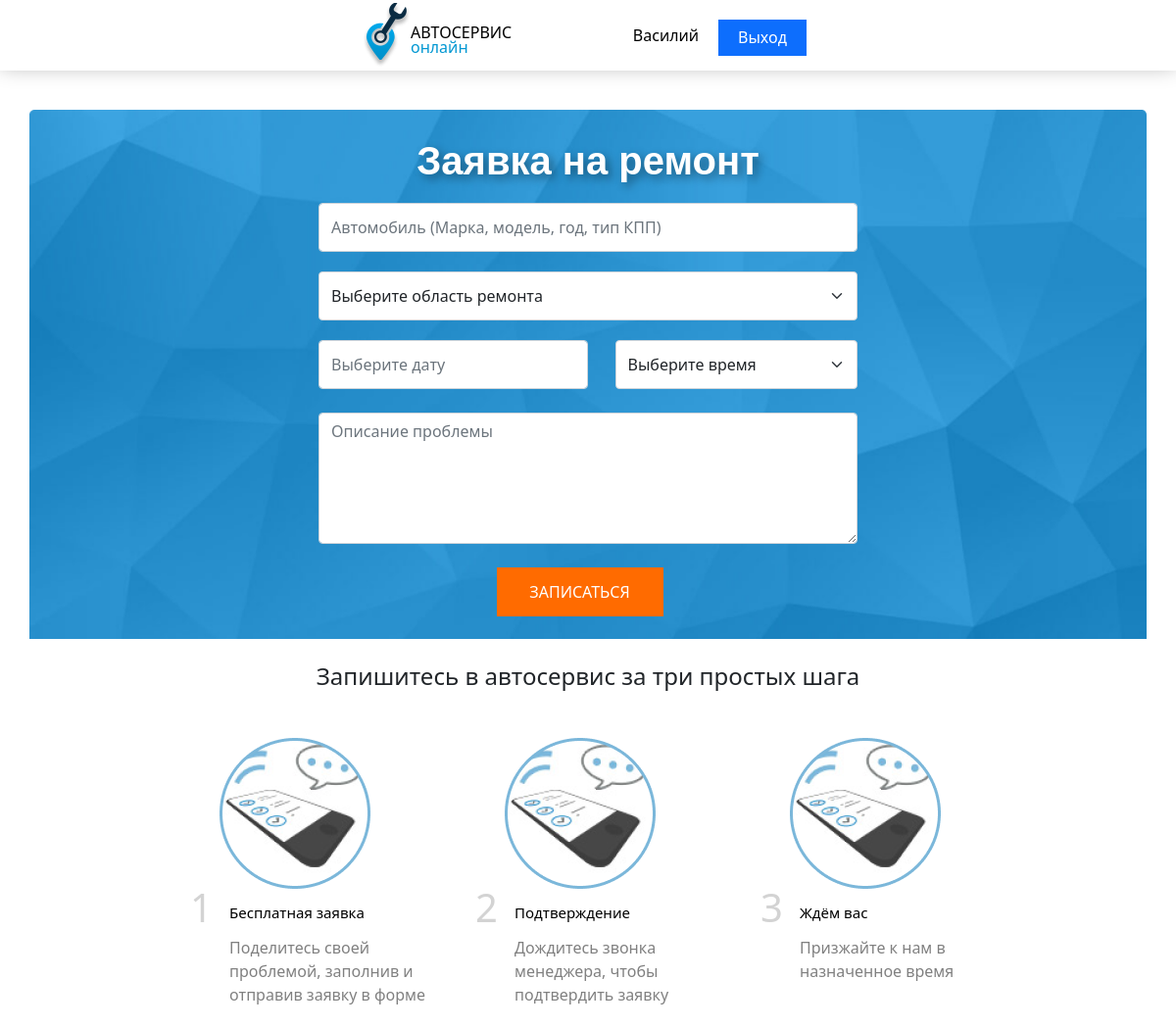
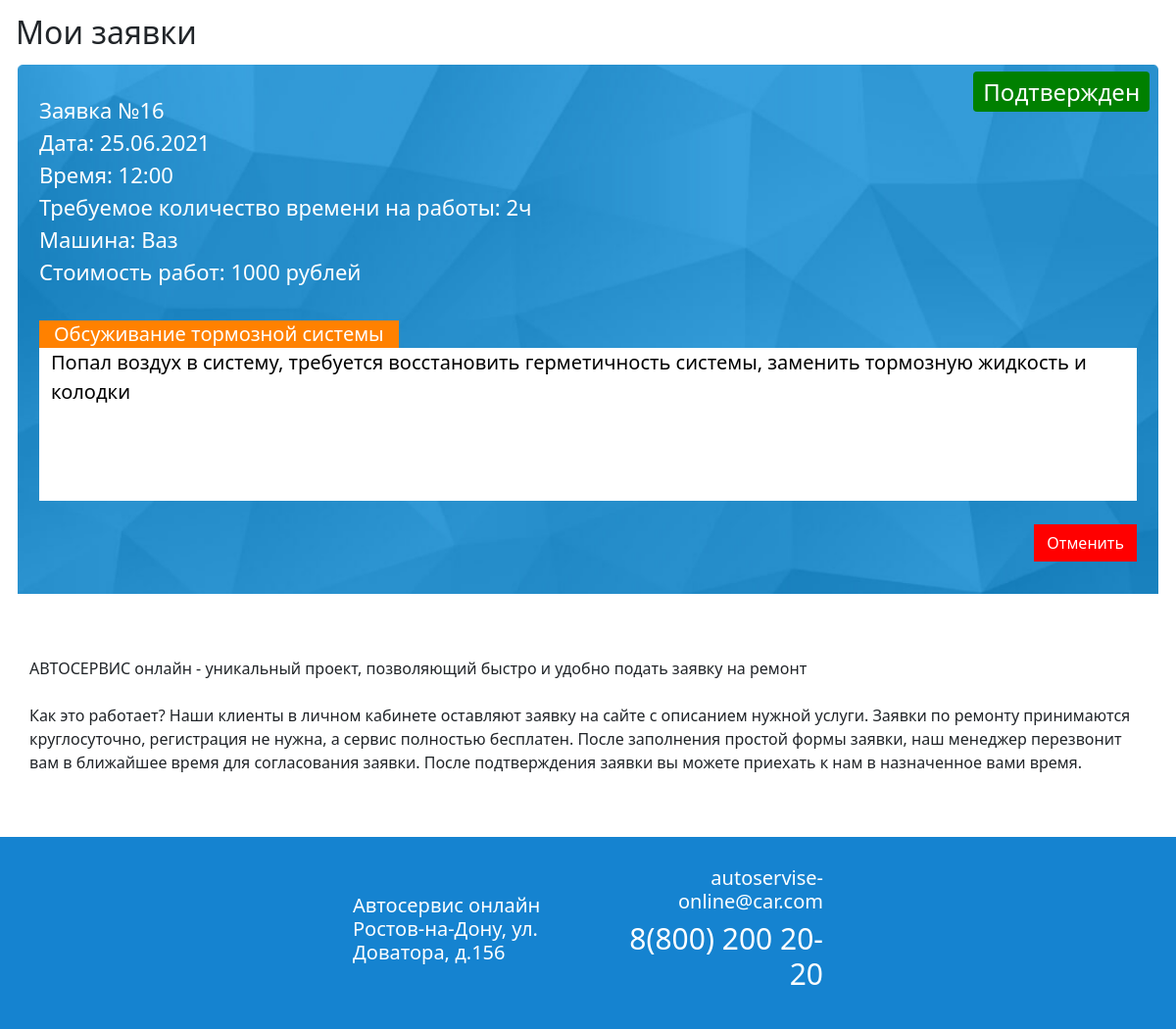
The app's page /user.php (signed in) with its own data (2 pictures, top to bottom).
### tables this page shows
CREATE TABLE `orders` (
  `record_id` int(4) NOT NULL,
  `client` int(4) NOT NULL,
  `car` text NOT NULL,
  `repair` int(4) NOT NULL,
  `date` text NOT NULL,
  `from_time` int(2) NOT NULL,
  `to_time` int(2) NOT NULL,
  `problem` text NOT NULL,
  `access` tinyint(1) NOT NULL DEFAULT 0
);

CREATE TABLE `repair` (
  `repair_id` int(4) NOT NULL,
  `name` varchar(40) NOT NULL,
  `time` int(2) NOT NULL,
  `price` int(5) NOT NULL
);

### user.php (the view, shortened to what this page needs)
<?php
	require_once("dbconnect.php");
?>
<!DOCTYPE html>
<html lang="en">
<head>
	<link href="https://cdn.jsdelivr.net/npm/bootstrap@5.0.0-beta3/dist/css/bootstrap.min.css" rel="stylesheet">
	<link rel="stylesheet" href="//code.jquery.com/ui/1.12.1/themes/base/jquery-ui.css">
	<link rel="stylesheet" href="style.css">
	<link rel="stylesheet" href="style_user.css">
</head>
<body>
	<?php require("header.php"); ?>
	<main>
		<div class = "reg">
			<form class = "text-center" method = "post" action = "action_order.php">
				<h1>Заявка на ремонт</h1>
				<input required name = "car" placeholder="Автомобиль (Марка, модель, год, тип КПП)" class = "form-control">
				<select name = "repair" id = "repair" required class="form-select" style = "height: 50px; margin-top: 20px;">
  					<option value = "" hidden = "true">Выберите область ремонта</option>
				</select>
				<input  id = "datepicker" required name = "date" placeholder="Выберите дату" class = "form-control date" style = "width: 50%;">
				<select name = "time" required class="form-select time" style = "height: 50px; margin-top: 20px; margin-left: auto; width: 45%;">
  					<option selected value = "" hidden = "true">Выберите время</option>
				</select>
				<textarea required name = "problem" rows = "5"  placeholder="Описание проблемы" class = "form-control mt-4"></textarea>
				<button value = "" id = "worktime" name = "worktime" class = "btn btn-primary mt-4" type = "submit">ЗАПИСАТЬСЯ</button>
			</form>
		</div>
		<h4 class = "text-center mt-4">Запишитесь в автосервис за три простых шага</h4>
		<div class = "row mt-4 order">
			<div class = "col-2 offset-2 mt-3">
				<img src="img/order.png">
				<h5 class><span>1</span>Бесплатная заявка</h5>
				<p>Поделитесь своей проблемой, заполнив и отправив заявку в форме</p>
			</div>
			<div class = "col-2 offset-1 mt-3">
				<img src="img/order.png">
				<h5 class><span>2</span>Подтверждение</h5>
				<p>Дождитесь звонка менеджера, чтобы подтвердить заявку</p>
			</div>
			<div class = "col-2 offset-1 mt-3">
				<img src="img/order.png">
				<h5 class><span>3</span>Ждём вас</h5>
				<p>Призжайте к нам в назначенное время</p>
			</div>
		</div>
		<h2 style = "margin: 20px 0px -10px -14px">Мои заявки</h2>
		<?php require("get_orders.php") ?>
		<div class = "row mt-3">
			<div class = "col-12 mt-5">
				<p>
					АВТОСЕРВИС онлайн - уникальный проект, позволяющий быстро и удобно подать заявку на ремонт<br><br>
					Как это работает? Наши клиенты в личном кабинете оставляют заявку на сайте с описанием нужной услуги. Заявки по ремонту принимаются круглосуточно, регистрация не нужна, а сервис полностью бесплатен. После заполнения простой формы заявки, наш менеджер перезвонит вам в ближайшее время для согласования заявки. После подтверждения заявки вы можете приехать к нам в назначенное вами время.
				</p>
			</div>
		</div>
	</main>
	<?php require("footer.php"); ?>
</body>
</html>

### header.php
<head>
	<link rel="stylesheet" href="header-style.css">
</head>
<header>
	<img src = "img/logo.png">
	<a href = "index.php">
		<p>АВТОСЕРВИС<br><span>онлайн</span></p>
	</a>
	<?php
		if($_SESSION ["name"] == null) {
			echo
			"<p>Необходим ремонт автомобиля?<br>Зарегистрируйтесь и запишитесь к нам бесплатно!</p>
			<a href = 'join.php'><button class = 'btn btn-primary enter'>Вход</button></a>
			<a href = 'index.php#form'><button class = 'btn btn-primary'>Регистрация</button></a>";
		}
		else {
			if($_SESSION ["category"] == 'user') $category = 'user.php';
			else $category = 'admin.php';
			echo
			"<p><a href = ".$category.">".$_SESSION ['name']."</a></p>
			<form action = 'exit.php' method = 'post'>
				<button class = 'btn btn-primary' type = 'submit'>Выход</button>
			</form>";
		}
	?>
</header>

### get_orders.php (shortened to what this page needs)
<?php
	require_once("dbconnect.php");
	$user = $_SESSION["id"];
	$query = "SELECT *, repair.name as repair_name
		FROM orders
		JOIN repair
		on orders.repair = repair.repair_id
		JOIN users
		on users.user_id = orders.client ";
	if ($_SESSION ["category"] == "user") {
		$query .= "where users.user_id = '$user'";
		$margin = "margin-top: 20px; font-size: 22px";
	}
	$result = mysqli_query($dbcon, $query);
	$row_cnt = $result->num_rows;
	if ($row_cnt == 0) echo
	"<div class = 'row mt-4'>
		<div class = 'col-12 text-center orders'>
			<h4>У вас нет заявок на ремонт</h4>
		</div>
	</div>";
	else {
		while($row = mysqli_fetch_assoc($result)) {
			$worktime = $row['to_time'] - $row['from_time'];
			$repair = strstr($row['repair_name'], '(', true);
			echo
			"<div class = 'row mt-4 reg list'>
				<div class = 'col-10'>
					<p style = '".$margin."'>
						Заявка №".$row['record_id']."<br>
						Дата: ".$row['date']."<br>
						Время: ".$row['from_time'].":00<br>
						Требуемое количество времени на работы: ".$worktime."ч<br>
						Машина: ".$row['car']."<br>
						Стоимость работ: ".$row['price']." рублей<br>";
					echo
					"</p>
				</div>
				<div class = 'col-2'>";
				if ($row['access'] == 0) echo
					"<span>В обработке</span>";
					else echo
					"<span style = 'background-color: green'>Подтвержден</span>";
				echo
				"</div>
				<div class = 'col-12 serv'>
					<span>".$repair."</span>
				</div>
				<div class = 'col-12 description'>
					<p>".$row['problem']."</p>
				</div>
				<div class = 'buttons'>";
					if ($_SESSION ["category"] == "user" || $row['access'] == 1) echo
						"<button type='submit' form='form' name = 'delete' value = '".$row['record_id']."' class = 'btn apply cancel'>Отменить</button>";
					else echo "<button type='submit' form='form' name = 'access' value = '".$row['record_id']."' class = 'btn apply'>Подтвердить</button>
						<button type='submit' form='form' name = 'delete' value = '".$row['record_id']."' class = 'btn apply cancel'>Отменить</button>";
					echo
				"</div>
			</div>
			<form id = 'form' method = 'POST' action = 'apply_order.php'></form>";
		}
	}
?>

### footer.php
<footer class = "mt-5">
	<h5>Автосервис онлайн<br>Ростов-на-Дону, ул. Доватора, д.156</h5>
	<div style = "text-align: right">
		<a href = "mailto:autoservise-online@car.com"><h5>autoservise-online@car.com</h5></a>
		<a href = "tel:88002002020"><h5 class = "display-6">8(800) 200 20-20</h5></a>
	</div>
</footer>

### style.css (style rules this page uses)
* { margin: 0; padding: 0; }
a { text-decoration: none; color:black; }
body { display: flex; flex-direction: column; }
html, body { height: 100%; }
.btn-primary { color:white; border-radius: 0px; margin-right: 17px; border: none; }
main { width: 1140px; align-self: center; margin-top: 80px; flex: 1 0 auto; display: flex; flex-direction: column; }
main h1 { font-size: 45px; }
.reg h1 { font: bold 40px Helvetica, Sans-Serif; text-shadow: 4px 4px 10px rgba(0, 0, 0, 0.4); color: white; }
.reg { background: url(img/back.png) no-repeat; background-size: cover; margin-top: 20px; padding-top: 50px; padding-bottom: 40px; width: 100%; }
input, form button { height: 50px; margin-top: 20px; }
form button { width: 200px; }
footer { background-color: #1583d0; padding: 30px 360px; display: flex; align-items: center; justify-content: space-between; margin-top: auto; }
footer a, h5 { color: white; }
footer .display-6 { font-size: 30px; }

### style_user.css (style rules this page uses)
.reg { margin-top: -40px; padding-top: 30px; display: flex; justify-content: center; height: 540px; }
.reg form { width: 550px; }
.date { float: left; margin-right: 5%; }
.reg form .btn { background-color: #ff6b00; width: 170px; }
.order h5 { color:black; font-size: 15px; margin-top: 15px; margin-left: 10px }
.order span { color: lightgray; font-size: 40px; margin-left: -30px; margin-top: -20px; position: absolute; margin-left: -40px; }
.order p { width: 220px; color:gray; margin-left: 10px; margin-top: 15px; }
h2 { font-weight: 400; }
.list { color: white; padding: 10px; width: auto; }
.list p { font-size: 20px; margin: 0px; }
.list span { color: white; font-size: 24px; padding: 4px 10px; background-color: red; border-radius: 4px; }
.list div:nth-child(1) { height: 30px; }
.serv span { background-color:#ff8100 ; padding: 0px 15px 5px 15px; font-size: 20px; border-radius: 0px; }
.serv { margin-top: 190px; }
.description { background-color: white; height: 30%; width: 1120px; color: black; margin-top: -24px; }
.buttons { text-align: right; position:relative; }
.apply { background-color: #0a2b42; color: white; border-radius: 0px; margin-right: 7px; }
.cancel { margin-right: 0px; background-color: #ff0000 }

### header-style.css (style rules this page uses)
header { display: flex; align-items: center; width: 100%; height: 83px; box-shadow: 0px -4px 20px 0px rgba(0, 0, 0, 0.3); padding: 0px 360px; }
header p { margin-top: 25px; line-height: 15px; }
header p:nth-child(3) { margin-top: 15px; line-height: 20px; text-align: end; margin-left: auto; }
span { color: #0097d2; }
header img { float:left; margin-left: 10px; }
header form .btn { width: 90px; height: 37px; margin-bottom: 15px; padding-bottom: 7px; }
header p a { margin-right: 20px; }

### records on screen
orders: record_id "16", date "25.06.2021", from_time "12", worktime "2", car "Ваз", repair.price "1000", access "Подтвержден", repair.name "Обсуживание тормозной системы", problem "Попал воздух в систему, требуется восстановить герметичность системы, заменить тормозную жидкость и колодки"

### other values on screen
$_SESSION ['name'] "Василий"
